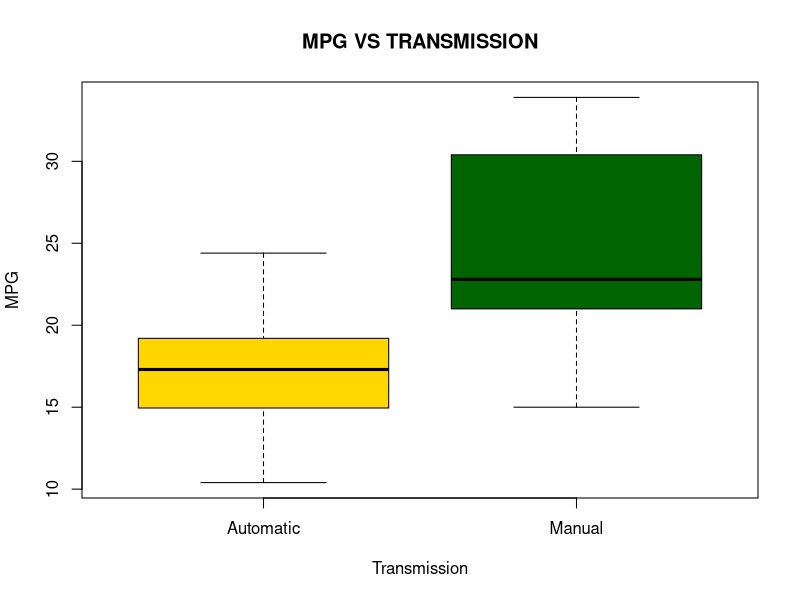
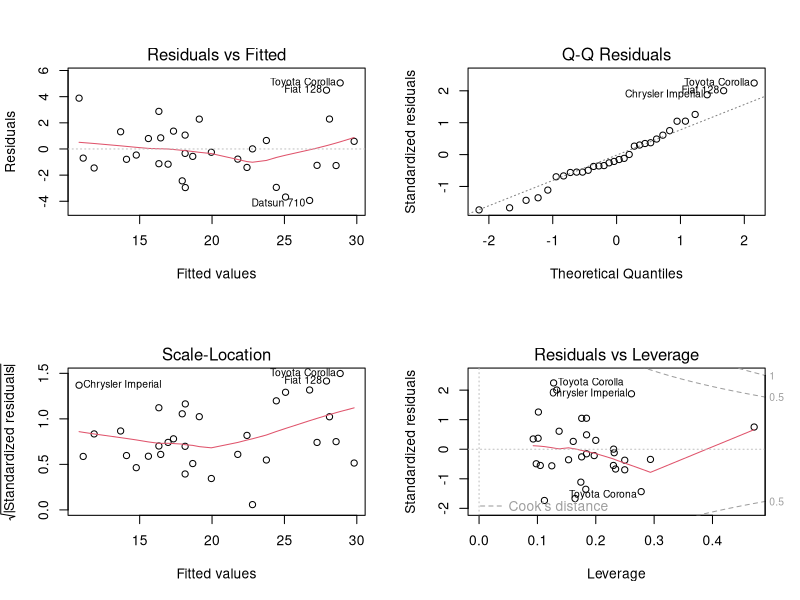

Generate these figures, in order, with R:
## ---- chunk 1
library(ggplot2)
data(mtcars)
str(mtcars)


## ---- chunk 2
mtcars[,2]<-as.factor(mtcars[,2])
mtcars[,8]<-as.factor(mtcars[,8])
mtcars[,10]<-as.factor(mtcars[,10])
mtcars[,11]<-as.factor(mtcars[,11])
mtcars[,9]<-factor(mtcars[,9],labels=c('Automatic','Manual'))

## ---- chunk 3

boxplot(mtcars$mpg~mtcars$am, data=mtcars, notch=FALSE, 
  col=(c("gold","darkgreen")),
  main="MPG VS TRANSMISSION", xlab="Transmission",ylab="MPG")


## ---- chunk 4
result<- t.test(mpg ~ am,mtcars)
result$p.value
result$estimate


## ---- chunk 5
fit<- lm(mpg ~.,mtcars)
summary(fit)


## ---- chunk 6
new_model <- step(fit, direction="both")



## ---- chunk 7
summary(new_model)

## ---- chunk 8
base_model <- lm(mpg ~ am, data = mtcars)


## ---- chunk 9
summary(base_model)

## ---- chunk 10
anova(base_model,new_model)
## ---- chunk 11
par(mfrow=c(2,2))
plot(new_model)
